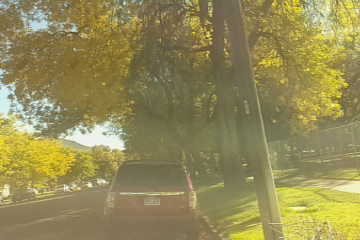
#> input picture pysource-2/car/16_07_02_14_21_02_orig.png, 360 x 240 px
$ python histo_02.py --img car/16_07_02_14_21_02_orig.png   (Python 2 division)
#> lines starting #> are read from the running program, lines starting #| are printed output that depends on the picture
#!/usr/bin/python

import cv2
import numpy as np
import argparse
from matplotlib import pyplot as plt

#######################################################
# module: histo_02.py
# author: vladimir kulyukin
# description: plotting color histormas for an image
# in loops.
#
# to run:
# python histo_02.py -i <path_to_image>
#
# bugs to vladimir dot kulyukin at usu dot edu
########################################################

ap = argparse.ArgumentParser()
ap.add_argument('-i', '--img', required=True, help='path to image')
args = vars(ap.parse_args())

image = cv2.imread(args['img'])
#> image is the input picture: shape (240, 360, 3); mean B, G, R 86.2, 138.2, 148

# show the image
rgb = cv2.cvtColor(image, cv2.COLOR_BGR2RGB)
fig1 = plt.figure(1)
fig1.suptitle('Image')
plt.imshow(rgb)

# split the image into channels, initialize the 3-tuple of colors
# for plotting in a for-loop below.
chans = cv2.split(image)
colors = ('b', 'g', 'r')
fig2 = plt.figure(2)
fig2.suptitle('256-Bin Color Histograms')
plt.xlabel('Bins')
plt.ylabel('Pixel Counts in Bins')

# list of histograms to flatten after the loop
histo_list_256 = []
# loop over channels and colors and plot 256-bin
# histograms in figure 2.
for (chn, clr) in zip(chans, colors):
    # compute
    hist = cv2.calcHist([chn], [0], None, [256], [0, 256])
    histo_list_256.extend(hist)
    # plot the histogram
    plt.plot(hist, color = clr)
    plt.xlim([0, 256])
#> this loop made 3 passes
#> clr on passes 1 to 3: 'b', 'g', 'r'
#> after the loop, histo_list_256 = 768 items, first 6: [10], [2], [1], [1], [2], [2]

# note let's plot 32-bin color histograms
# in figure 3.
fig3 = plt.figure(3)
fig3.suptitle('32-Bin Color Histograms')
plt.xlabel('Bins')
plt.ylabel('Pixel Counts in Bins')

# list of histograms to flatten after the loop
histo_list_32 = []
# loop over channels and colors and plot
# in figure 3.
for (chn, clr) in zip(chans, colors):
    # compute
    hist = cv2.calcHist([chn], [0], None, [32], [0, 256])
    histo_list_32.extend(hist)
    # plot the histogram
    plt.plot(hist, color = clr)
    plt.xlim([0, 33])
#> after the loop, histo_list_32 = 96 items, first 6: [23], [55], [130], [309], [723], [1664]

# note let's plot 16-bin color histograms
# in figure 3.
fig4 = plt.figure(4)
fig4.suptitle('16-Bin Color Histograms')
plt.xlabel('Bins')
plt.ylabel('Pixel Counts in Bins')

# list of histograms to flatten after the loop
histo_list_16 = []
# loop over channels and colors and plot
# in figure 4.
for (chn, clr) in zip(chans, colors):
    # compute
    hist = cv2.calcHist([chn], [0], None, [16], [0, 256])
    histo_list_16.extend(hist)
    # plot the histogram
    plt.plot(hist, color = clr)
    plt.xlim([0, 17])
#> after the loop, histo_list_16 = 48 items, first 6: [78], [439], [2387], [11214], [25337], [28581]

# show the dimensionality of the flattened color histograms.
# hist_list_256, when flattened, has 256 bins for each channel x 3 channels = 768 values.
# histo_list_32, when flattened, has 32 bins for each channel x 3 channels =
# 96 values.
# hist_list_16, when flattened, hast 16 bins for each channel x 3 channels = 48 values.
print 'flattened histo_list_256 size: %d' % (np.array(histo_list_256).flatten().shape)
#| flattened histo_list_256 size: 768
print 'flattened histo_list_32 size: %d' % (np.array(histo_list_32).flatten().shape)
#| flattened histo_list_32 size: 96
print 'flattened histo_list_16 size: %d' % (np.array(histo_list_16).flatten().shape)
#| flattened histo_list_16 size: 48

# show the figures and plots
plt.show()
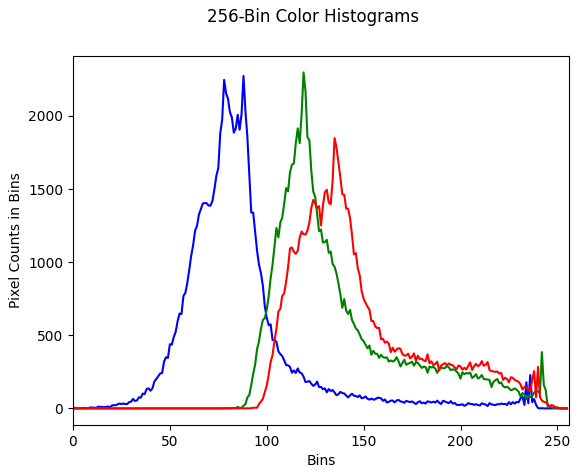
#> figure drawn by matplotlib, 1 panel; curve peaks at x = 88, y = 2274; curve peaks at x = 119, y = 2298; curve peaks at x = 135, y = 1849
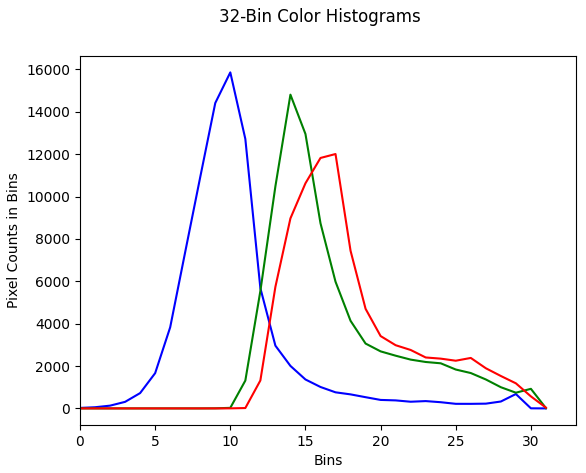
#> figure drawn by matplotlib, 1 panel; curve peaks at x = 10, y = 15861; curve peaks at x = 14, y = 14810; curve peaks at x = 17, y = 12008
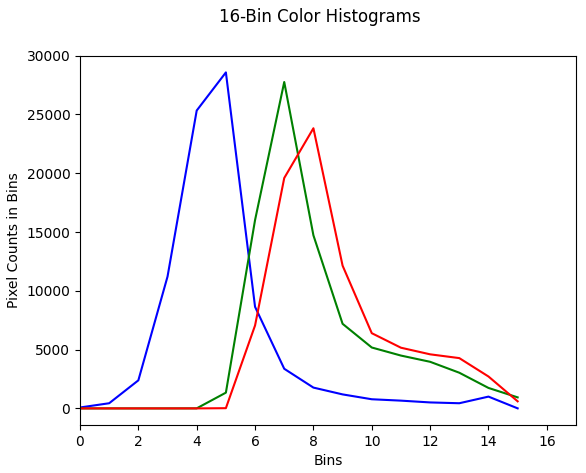
#> figure drawn by matplotlib, 1 panel; curve peaks at x = 5, y = 28581; curve peaks at x = 7, y = 27764; curve peaks at x = 8, y = 23830

$ run again, on pysource-2/car/16_07_02_14_21_10_orig.png
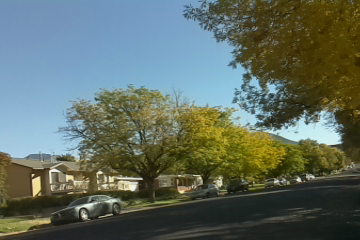
#> input picture pysource-2/car/16_07_02_14_21_10_orig.png, 360 x 240 px
#> image is the input picture: shape (240, 360, 3); mean B, G, R 98.4, 108.4, 96.2
#> the loop `for (chn, clr) in zip(chans, colors):` made 3 passes
#> clr on passes 1 to 3: 'b', 'g', 'r'
#> after the loop `for (chn, clr) in zip(chans, colors):`: histo_list_256 = 768 items, first 6: [1567], [403], [562], [626], [594], [612]
#> after the loop `for (chn, clr) in zip(chans, colors):`: histo_list_32 = 96 items, first 6: [5578], [4621], [5855], [6992], [10010], [4507]
#> after the loop `for (chn, clr) in zip(chans, colors):`: histo_list_16 = 48 items, first 6: [10199], [12847], [14517], [6060], [3965], [2901]
#| flattened histo_list_256 size: 768
#| flattened histo_list_32 size: 96
#| flattened histo_list_16 size: 48
#> `plt.show()`:
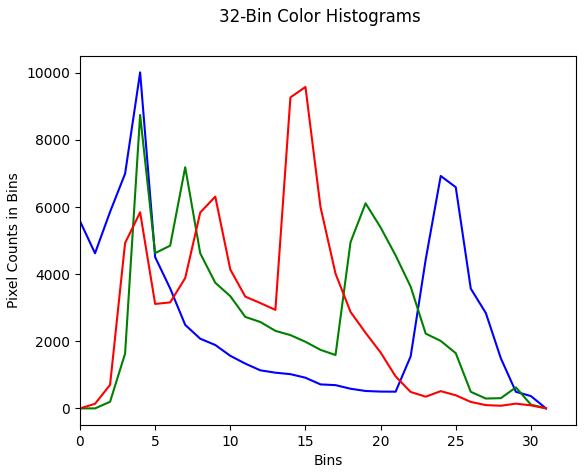
#> figure drawn by matplotlib, 1 panel; curve peaks at x = 4, y = 10010; curve peaks at x = 4, y = 8743; curve peaks at x = 15, y = 9576
#> `plt.show()`:
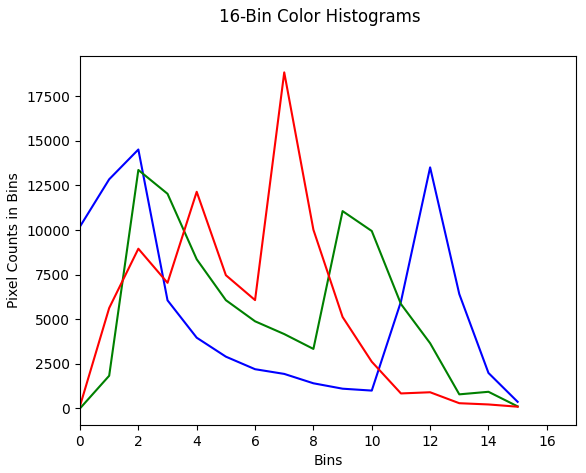
#> figure drawn by matplotlib, 1 panel; curve peaks at x = 2, y = 14517; curve peaks at x = 2, y = 13369; curve peaks at x = 7, y = 18841
